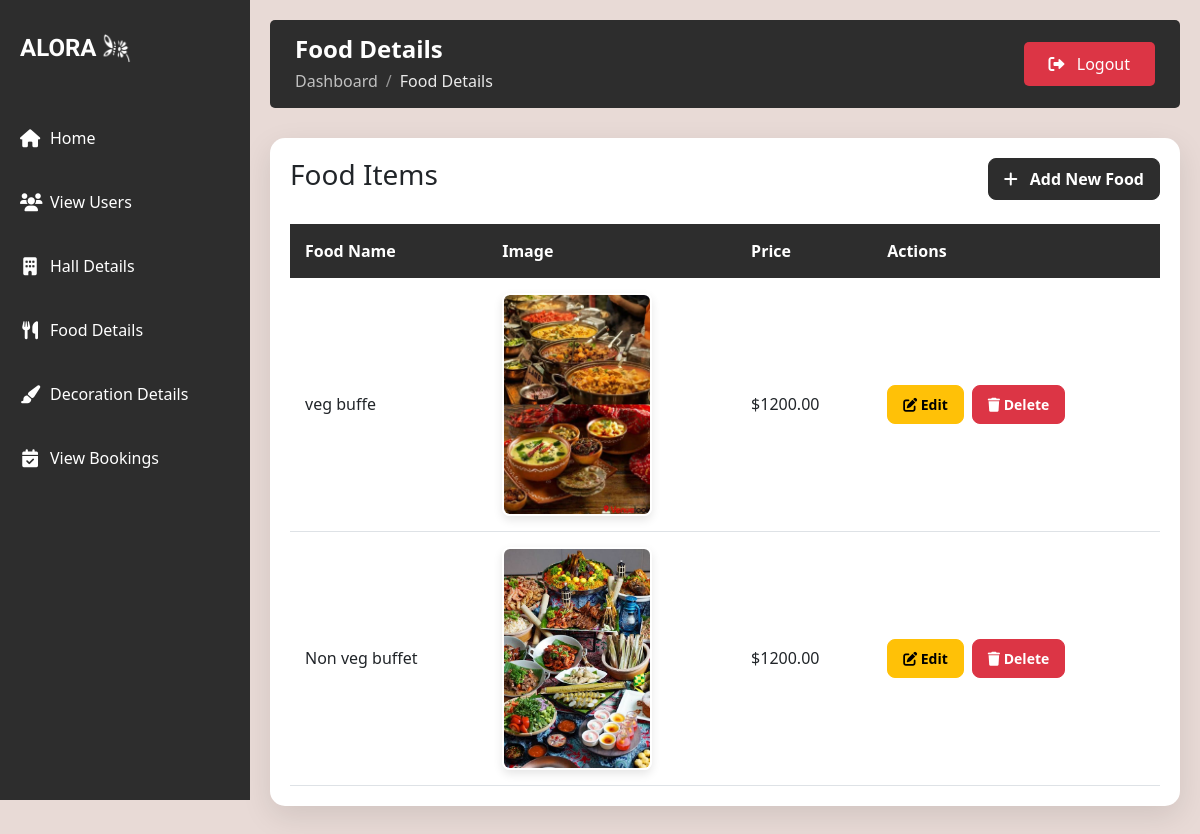
Screenshot of /fooddetails with the database file from the repository.
### app/models.py (models this page shows)
class Food(models.Model):
    food_image=models.FileField(upload_to='images/')
    food_price=models.DecimalField(max_digits=10,decimal_places=2)
    food_name=models.CharField(max_length=100,null=True)

### app/views.py (the view)
# urls.py: path('fooddetails',views.food_details,name='fooddetails'),
def food_details(request):
    data=Food.objects.all()
    return render(request,'food_details.html',{'data':data})

### templates/food_details.html (shortened to what this page needs)
{% load static %}
<!DOCTYPE html>
<html lang="en">
<head>
    <link href="https://cdn.jsdelivr.net/npm/bootstrap@5.3.0/dist/css/bootstrap.min.css" rel="stylesheet">
    <link rel="stylesheet" href="https://cdnjs.cloudflare.com/ajax/libs/font-awesome/6.0.0-beta3/css/all.min.css">
</head>
<body>
    <div class="sidebar">
        <div class="logo-container">
            <div class="logo">ALORA</div>
            <img src="{% static 'aloral.png' %}" alt="Light Bulb" class="logo-image">
        </div>
        <nav class="nav flex-column">
            <a class="nav-link" href="{% url 'admin' %}">
                <i class="fas fa-home"></i> Home
            </a>
            <a class="nav-link" href="{% url 'viewusers' %}">
                <i class="fas fa-users"></i> View Users
            </a>
            <a class="nav-link" href="{% url 'halldetails' %}">
                <i class="fas fa-building"></i> Hall Details
            </a>
            <a class="nav-link active" href="{% url 'fooddetails' %}">
                <i class="fas fa-utensils"></i> Food Details
            </a>
            <a class="nav-link" href="{% url 'decorationdetails' %}">
                <i class="fas fa-paint-brush"></i> Decoration Details
            </a>
            <a class="nav-link" href="{% url 'admin_view_booking' %}">
                <i class="fas fa-calendar-check"></i> View Bookings
            </a>
        </nav>
    </div>
    <div class="main-content">
        <div class="top-nav">
            <div>
                <h2 class="page-title">Food Details</h2>
                <nav aria-label="breadcrumb">
                    <ol class="breadcrumb">
                        <li class="breadcrumb-item"><a href="{% url 'admin' %}">Dashboard</a></li>
                        <li class="breadcrumb-item active" aria-current="page">Food Details</li>
                    </ol>
                </nav>
            </div>
            <a href="{% url 'logout' %}" class="logout-btn">
                <i class="fas fa-sign-out-alt me-2"></i> Logout
            </a>
        </div>
        <div class="table-container">
            <div class="d-flex justify-content-between align-items-center mb-4">
                <h3>Food Items</h3>
                <a href="{% url 'addfood' %}" class="btn btn-primary">
                    <i class="fas fa-plus me-2"></i> Add New Food
                </a>
            </div>
            <div class="table-responsive">
                <table class="table table-hover">
                    <thead>
                        <tr>
                            <th>Food Name</th>
                            <th>Image</th>
                            <th>Price</th>
                            <th>Actions</th>
                        </tr>
                    </thead>
                    <tbody>
                        {% for food in data %}
                        <tr>
                            <td>{{ food.food_name }}</td>
                            <td>
                                <img src="{{ food.food_image.url }}" alt="{{ food.food_name }}" class="food-image">
                            </td>
                            <td>${{ food.food_price }}</td>
                            <td>
                                <div class="d-flex gap-2">
                                    <a href="{% url 'update_food' food.id %}" class="btn btn-warning btn-sm">
                                        <i class="fas fa-edit"></i> Edit
                                    </a>
                                    <form action="{% url 'delete_food' food.id %}" method="post" style="display: inline;">
                                        <button type="submit" class="btn btn-danger btn-sm" onclick="return confirm('Are you sure you want to delete this food item?')">
                                            <i class="fas fa-trash"></i> Delete
                                        </button>
                                    </form>
                                </div>
                            </td>
                        </tr>
                        {% endfor %}
                    </tbody>
                </table>
            </div>
        </div>
    </div>
</body>
</html>

### templates/food_details.html (style rules this page uses)
body { background-color: #e8dad6; min-height: 100vh; }
.sidebar { background-color: #2d2d2d; color: white; min-height: 100vh; padding-top: 20px; position: fixed; width: 250px; transition: all 0.3s; z-index: 100; }
.logo-container { display: flex; align-items: center; justify-content: flex-start; padding: 10px 20px; margin-bottom: 30px; }
.logo { font-family: 'Irish Grover'; font-size: 24px; font-weight: bold; }
.logo-image { width: 30px; height: 30px; margin-left: 5px; }
.nav-link { color: #ffffff; padding: 20px 20px; transition: all 0.3s; font-size: 16px; display: flex; align-items: center; }
.nav-link i { margin-right: 10px; font-size: 18px; width: 20px; text-align: center; }
.main-content { margin-left: 250px; padding: 20px; transition: all 0.3s; }
.top-nav { display: flex; justify-content: space-between; align-items: center; margin-bottom: 30px; background-color: #2d2d2d; padding: 15px 25px; border-radius: 5px; color: white; }
.logout-btn { background-color: #dc3545; color: white; border: none; padding: 10px 25px; border-radius: 5px; text-decoration: none; transition: background-color 0.3s; }
.table-container { background-color: white; border-radius: 15px; box-shadow: 0 10px 30px rgba(0, 0, 0, 0.1); padding: 20px; margin-bottom: 30px; }
.table { margin-bottom: 0; }
.table th { background-color: #2d2d2d; color: white; border-bottom: none; }
.table td, .table th { vertical-align: middle; padding: 15px; }
.btn { padding: 8px 15px; border-radius: 8px; font-weight: 600; transition: all 0.3s; }
.btn-primary { background-color: #2d2d2d; border-color: #2d2d2d; }
.btn-warning { background-color: #ffc107; border-color: #ffc107; }
.btn-danger { background-color: #dc3545; border-color: #dc3545; }
.food-image { width: 150px; height: auto; border-radius: 8px; box-shadow: 0 4px 10px rgba(0,0,0,0.1); border: 2px solid white; transition: all 0.3s; }
.page-title { font-size: 24px; font-weight: 700; margin-bottom: 5px; color: white; }
.breadcrumb { background: transparent; padding: 0; margin: 0; }
.breadcrumb-item a { color: rgba(255,255,255,0.7); text-decoration: none; }
.breadcrumb-item.active { color: rgba(255,255,255,0.9); }
.breadcrumb-item+.breadcrumb-item::before { color: rgba(255,255,255,0.5); }
.table-container { animation: fadeIn 0.5s ease-out; }

### rows the page displays
Food: food_name "veg buffe", food_image (picture), food_price "1200.00"
Food: food_name "Non veg buffet", food_image (picture), food_price "1200.00"
